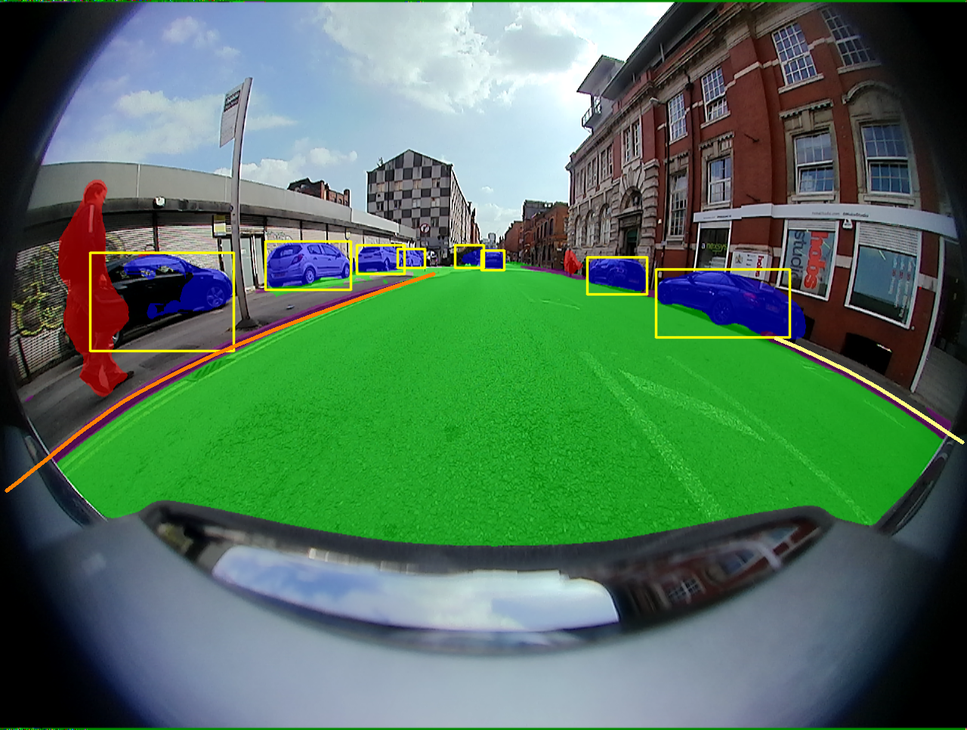
#> input picture images/00059_FV.png, 967 x 730 px, shrunk from 1280 x 966 before the run
$ python gen_regression_annotations.py --mask_dir ../images --image_dir ../images --output_json out.png
#> lines starting #> are read from the running program, lines starting #| are printed output that depends on the picture
import os
import cv2
import json
import numpy as np
import argparse
from sklearn.cluster import DBSCAN
from tqdm import tqdm

def extract_lanes_from_mask(mask, num_points=72, cluster_eps=20, match_thresh=60):
    """
    Extract lane coordinates from a binary mask image.

    Args:
        mask (numpy.ndarray): Binary mask image where lane pixels are non-zero
        num_points (int): Number of points to sample along the y-axis
        cluster_eps (int): DBSCAN epsilon parameter for clustering lane points
        match_thresh (int): Maximum distance threshold for matching lanes between rows

    Returns:
        tuple: (formatted_lanes, h_samples)
            - formatted_lanes: List of lanes, each containing x-coordinates (-2 for missing points)
            - h_samples: List of y-coordinates where lanes were sampled
    """
    H, W = mask.shape
    h_samples = np.linspace(0.04 * H, 0.86 * H, num_points, dtype=int).tolist()
    lanes = [[] for _ in range(num_points)]
    active_lanes = []

    for i, y in enumerate(h_samples):
        x_positions = np.where(mask[y, :] > 0)[0]
        if len(x_positions) > 0:
            x_positions = x_positions.reshape(-1, 1)
            clustering = DBSCAN(eps=cluster_eps, min_samples=2).fit(x_positions)
            lane_clusters = []

            for label in np.unique(clustering.labels_):
                if label == -1:  # Skip noise points
                    continue
                cluster = x_positions[clustering.labels_ == label].flatten()
                avg_x = int(np.mean(cluster))
                lane_clusters.append(avg_x)

            lane_clusters.sort()

            if not active_lanes:  # First row with detections
                active_lanes = [[x] for x in lane_clusters]
            else:
                new_active_lanes = [[] for _ in range(len(active_lanes))]
                used = set()

                for x in lane_clusters:
                    best_idx = -1
                    min_dist = match_thresh
                    for j, lane in enumerate(active_lanes):
                        if lane and j not in used:
                            last_x = lane[-1]
                            dist = abs(last_x - x)
                            if dist < min_dist:
                                min_dist = dist
                                best_idx = j

                    if best_idx != -1:
                        new_active_lanes[best_idx] = active_lanes[best_idx] + [x]
                        used.add(best_idx)
                    else:
                        new_active_lanes.append([x])  # Create new lane

                active_lanes = new_active_lanes

            lanes[i] = [lane[-1] if lane else -2 for lane in active_lanes]
        else:
            lanes[i] = [-2] * len(active_lanes)

    num_lanes = max(len(lane) for lane in lanes) if lanes else 0
    formatted_lanes = [[-2] * num_points for _ in range(num_lanes)]

    for i, lane_xs in enumerate(lanes):
        for j, x in enumerate(lane_xs):
            if j < num_lanes:
                formatted_lanes[j][i] = x

    if num_lanes == 0:
        formatted_lanes = [[-2] * num_points]

    return formatted_lanes, h_samples

def generate_tusimple_annotations(mask_dir, image_dir, output_json, num_points=72, cluster_eps=20, match_thresh=60):
    """
    Generate TuSimple format annotations from a directory of mask images.

    Args:
        mask_dir (str): Directory containing lane segmentation masks
        image_dir (str): Directory containing corresponding original images
        output_json (str): Path to output JSON file
        num_points (int): Number of points to sample for each lane
        cluster_eps (int): DBSCAN epsilon parameter for clustering
        match_thresh (int): Maximum distance for matching lanes between rows
    """
#> called with mask_dir = '../images', image_dir = '../images', output_json = 'out.png', num_points = 72, cluster_eps = 20, match_thresh = 60
    annotations = []

    mask_files = [f for f in sorted(os.listdir(mask_dir)) if f.endswith(('.png', '.jpg'))]

    for mask_filename in tqdm(mask_files, desc="Processing masks"):
        mask_path = os.path.join(mask_dir, mask_filename)
        image_path = os.path.join(image_dir, mask_filename)

        mask = cv2.imread(mask_path, cv2.IMREAD_GRAYSCALE)
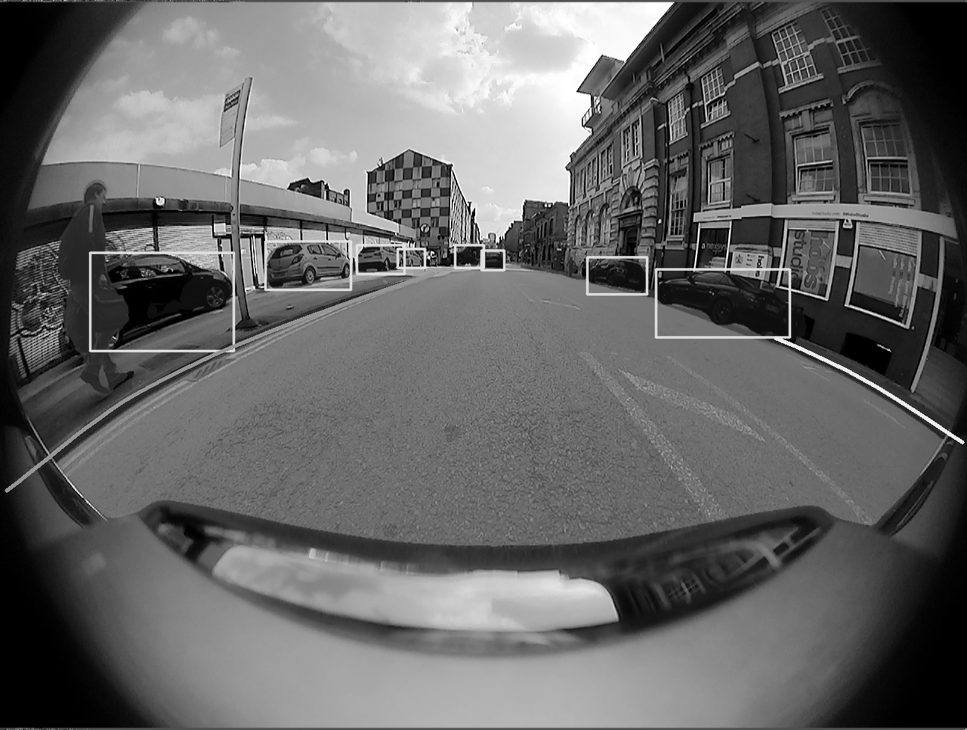
#> mask: shape (730, 967); min 0, max 255, mean 102
        if mask is None:
            print(f"Warning: Failed to read mask: {mask_path}")
            continue

        lanes, h_samples = extract_lanes_from_mask(
            mask,
            num_points=num_points,
            cluster_eps=cluster_eps,
            match_thresh=match_thresh
        )
#> after the loop in extract_lanes_from_mask, `for i, y in enumerate(h_samples):`: active_lanes = 6 items; lane_clusters = [495]; lanes = 72 items, first 6: [475], [478], [479], [481], [481], [482]; new_active_lanes = 6 items; used = 1 item
#> in extract_lanes_from_mask, `num_lanes = max(len(lane) for lane in lanes) if lanes else 0`: num_lanes = 6
#> the loop in extract_lanes_from_mask, `for i, lane_xs in enumerate(lanes):` made 72 passes
#> after the loop in extract_lanes_from_mask, `for i, lane_xs in enumerate(lanes):`: formatted_lanes = 6 items
#> lanes = 6 items; h_samples = 72 values from 29 to 627
        annotation = {
            "lanes": lanes,
            "h_samples": h_samples,
            "raw_file": image_path
        }
        annotations.append(annotation)
#> pass 2 of the loop in generate_tusimple_annotations, `for mask_filename in tqdm(mask_files, desc="Processing masks"):`:
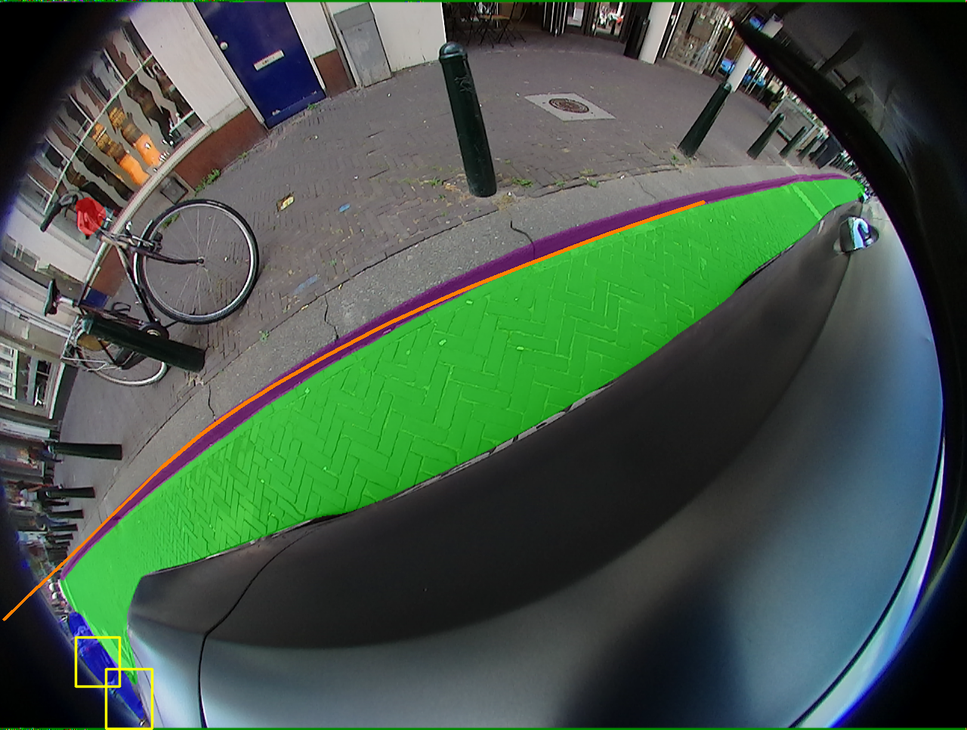
#> input picture images/00281_MVR.png, 967 x 730 px, shrunk from 1280 x 966 before the run
#> in generate_tusimple_annotations, `mask = cv2.imread(mask_path, cv2.IMREAD_GRAYSCALE)`:
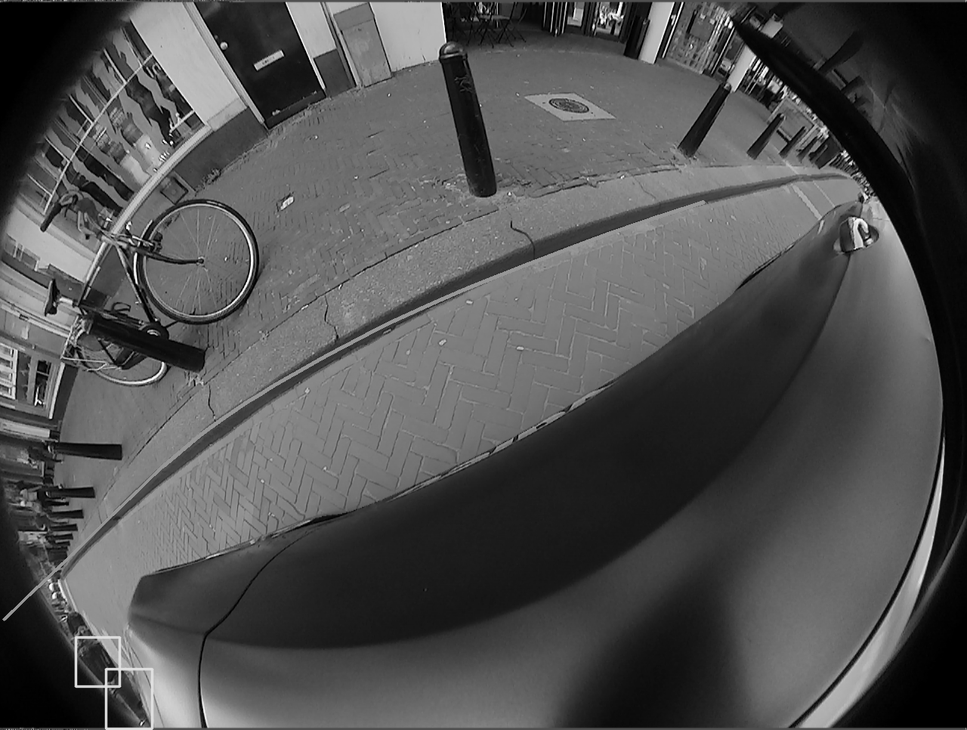
#> mask: shape (730, 967); min 0, max 255, mean 80.5
#> the loop in extract_lanes_from_mask (call 2), `for i, lane_xs in enumerate(lanes):` made 72 passes
#> lane_xs on passes 1 to 8: [510], [509], [507], [503], [502], [497], [495], [492]
#> in generate_tusimple_annotations, `lanes, h_samples = extract_lanes_from_mask( mask, num_points=num_point..`: lanes = 1 item

    with open(output_json, 'w') as f:
        for annotation in annotations:
            f.write(json.dumps(annotation) + '\n')
#> this loop made 2 passes

    print(f"Generated {len(annotations)} annotations saved to {output_json}")
#| Generated 2 annotations saved to out.png

def main():
    parser = argparse.ArgumentParser(description='Generate TuSimple format lane annotations from segmentation masks')
    parser.add_argument('--mask_dir', type=str, required=True, help='Directory containing lane segmentation masks')
    parser.add_argument('--image_dir', type=str, required=True, help='Directory containing corresponding original images')
    parser.add_argument('--output_json', type=str, required=True, help='Path to output JSON file')
    parser.add_argument('--num_points', type=int, default=72, help='Number of points to sample for each lane')
    parser.add_argument('--cluster_eps', type=int, default=20, help='DBSCAN epsilon parameter for clustering')
    parser.add_argument('--match_thresh', type=int, default=60, help='Maximum distance for matching lanes between rows')

    args = parser.parse_args()

    if not os.path.exists(args.mask_dir):
        raise ValueError(f"Mask directory does not exist: {args.mask_dir}")
    if not os.path.exists(args.image_dir):
        raise ValueError(f"Image directory does not exist: {args.image_dir}")

    output_dir = os.path.dirname(args.output_json)
    if output_dir and not os.path.exists(output_dir):
        os.makedirs(output_dir)

    generate_tusimple_annotations(
        args.mask_dir,
        args.image_dir,
        args.output_json,
        args.num_points,
        args.cluster_eps,
        args.match_thresh
    )

if __name__ == "__main__":
    main()
